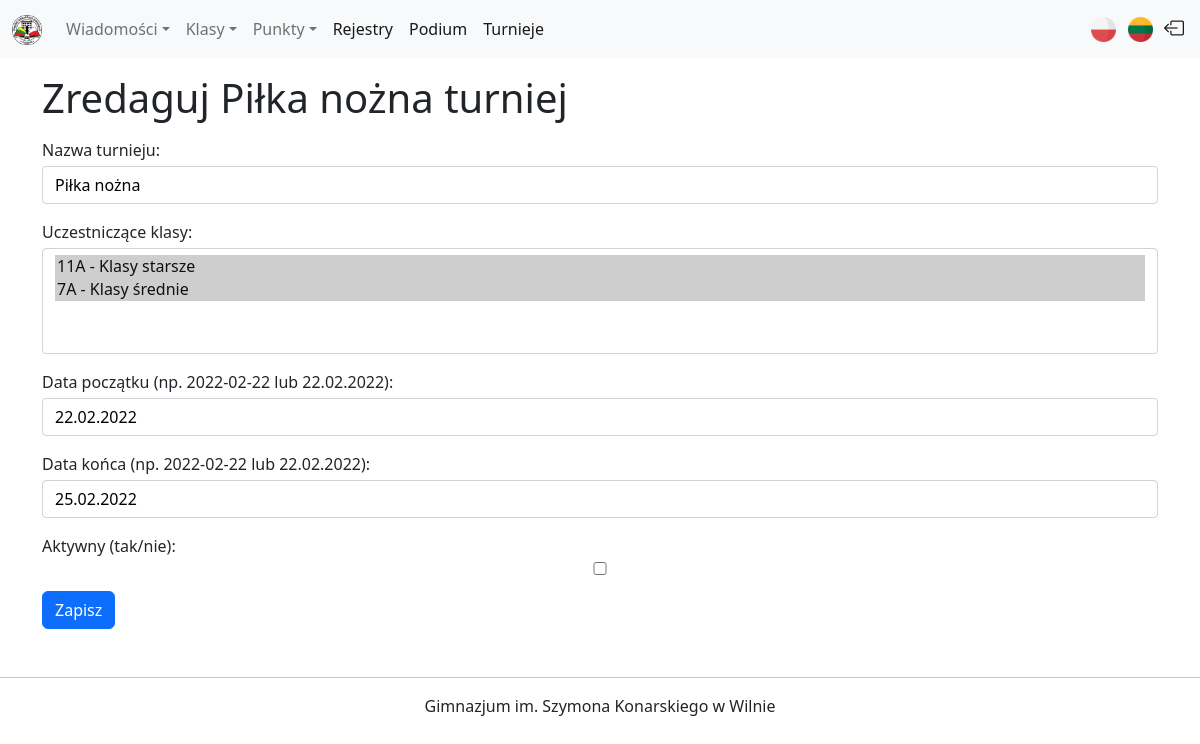
The page /pl/tournaments/edit/1 (signed in) on the database its author committed.
### tournaments/models.py (models this page shows, shortened)
class Tournament(models.Model):
    tournament_name = models.CharField(verbose_name=_("Nazwa turnieju"), max_length=100)
    tournament_classes = models.ManyToManyField(Classes, verbose_name=_("Uczestniczące klasy"), null=False, related_name='classes')
    tournament_start_date = models.DateField(verbose_name=_("Data początku"))
    tournament_end_date = models.DateField(verbose_name=_("Data końca"))
    tournament_is_active = models.BooleanField(verbose_name=_("Aktywny (tak/nie)"), default=False)

### tournaments/views.py (the view)
# urls.py: path("edit/<int:pk>", views.EditTournament.as_view(), name="tournament_edit"),
class EditTournament(LoginRequiredMixin, UpdateView):
    template_name = "edit/edit_tournament.html"
    model = Tournament
    form_class = TournamentCreateEditForm
    success_url = "/tournaments/"

### tournaments/forms.py (shortened to what this page needs)
class TournamentCreateEditForm(forms.ModelForm):
    class Meta:
        model = Tournament
        fields = "__all__"
        labels = {
            "tournament_start_date": _("Data początku (np. 2022-02-22 lub 22.02.2022)"),
            "tournament_end_date": _("Data końca (np. 2022-02-22 lub 22.02.2022)"),
        }

### points/models.py (called while the page is built)
    def __str__(self):
        return f"{self.class_number}{str(self.class_letter).capitalize()} - {_(self.class_school_level)}"

### tournaments/templates/edit/edit_tournament.html (shortened to what this page needs)
{% extends "base.html" %}
{% load i18n %}
{% block content %}
    <h1>{% trans "Zredaguj" %} {{ tournament.tournament_name }} {% trans "turniej" %}</h1>
    <form action="{% url 'tournaments:tournament_edit' pk=tournament.id %}" method="post" enctype="multipart/form-data">
        {% for field in form %}
            <div class="form-item mt-3 mb-3">
                {{ field.label_tag }}
                {{ field }}
            </div>
        {% endfor %}
        <button class="btn btn-primary" type="submit">{% trans "Zapisz" %}</button>
    </form>
{% endblock %}

### static/styles.css (style rules this page uses)
body { overflow-x: hidden; }
.form-item input, .form-item textarea, .form-item select { display: block; width: 100%; border: 1px solid #ced4da; border-radius: 0.25rem; padding: .375rem .75rem; font-size: 1rem; transition: border-color .15s ease-in-out,box-shadow .15s ease-in-out; margin-top: 0.25rem; }

### rows shown on the page
Tournament: tournament_name "Piłka nożna", form "Piłka nożna" "22.02.2022" "25.02.2022"

### other values the page prints
{{ field.label_tag }} "Nazwa turnieju:" "Uczestniczące klasy:" "Data początku (np. 2022-02-22 lub 22.02.2022):" "Data końca (np. 2022-02-22 lub 22.02.2022):" "Aktywny (tak/nie):"
